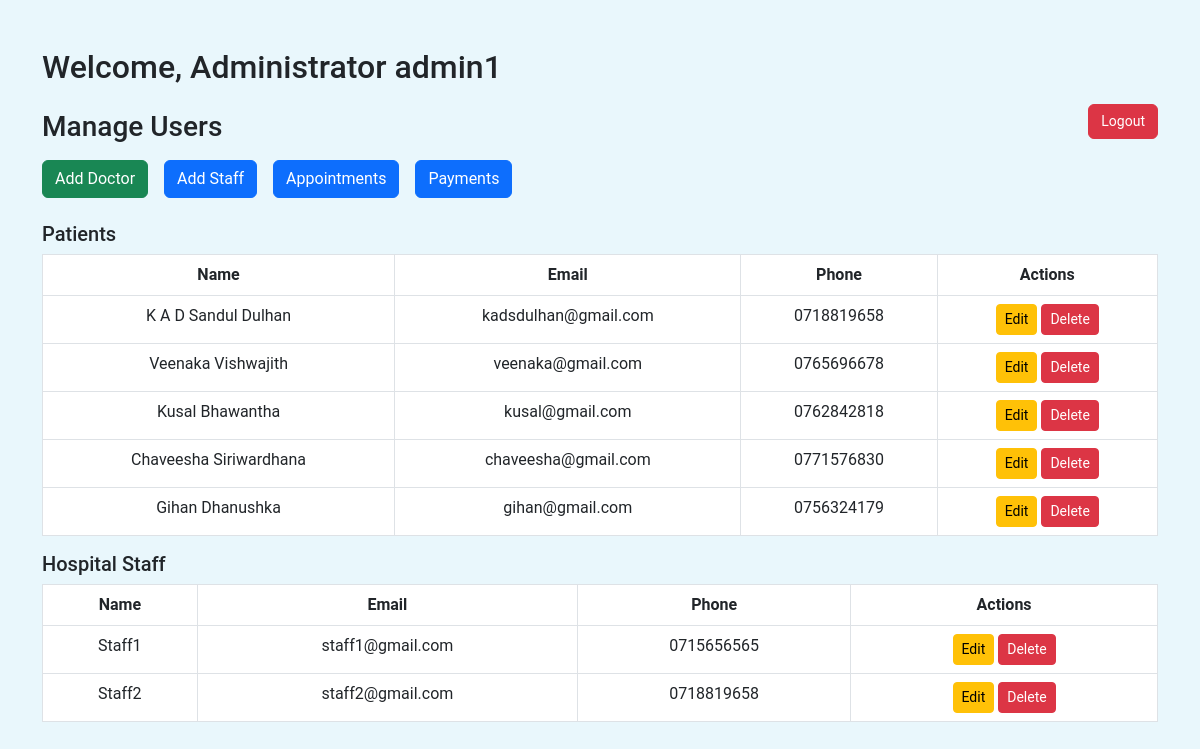
The app's page /admin_dashboard.php (signed in) with its own data.
### tables this page shows
CREATE TABLE `users` (
  `id` int(11) NOT NULL,
  `username` varchar(50) NOT NULL,
  `password` varchar(255) NOT NULL,
  `role` enum('administrator','hospital_staff','patient') NOT NULL,
  `email` varchar(255) NOT NULL,
  `name` varchar(100) NOT NULL,
  `phone` varchar(15) NOT NULL
);

### admin_dashboard.php (the view, shortened to what this page needs)
<?php
require_once 'db_config.php';
$user_id = $_SESSION['user_id'];
$sql = "SELECT * FROM users WHERE id = ? AND role = 'administrator'";
$stmt = $conn->prepare($sql);
$stmt->bind_param("i", $user_id);
$stmt->execute();
$result = $stmt->get_result();
$admin = $result->fetch_assoc();
$patients_sql = "SELECT * FROM users WHERE role = 'patient'";
$staff_sql = "SELECT * FROM users WHERE role = 'hospital_staff'";
$patients_result = $conn->query($patients_sql);
$staff_result = $conn->query($staff_sql);
?>
<!DOCTYPE html>
<html lang="en">
<head>
    <link href="https://cdn.jsdelivr.net/npm/bootstrap@5.3.0-alpha1/dist/css/bootstrap.min.css" rel="stylesheet">
</head>
<body>
    <div class="container mt-5">
        <h2>Welcome, Administrator <?php echo $admin['name']; ?></h2>
        <a href="admin_dashboard.php?logout=true" class="btn btn-danger logout-btn">Logout</a>
        <div class="mt-4">
            <h3>Manage Users</h3>
            <div class="d-flex justify-content-start mt-3">
                <a href="crud-doctors.php" class="btn btn-success me-3">Add Doctor</a>
                <a href="staff.php" class="btn btn-primary me-3">Add Staff</a>
                <a href="crud-appointment.php" class="btn btn-primary me-3">Appointments</a>
                <a href="manage_payments.php" class="btn btn-primary">Payments</a>
            </div>
            <h5 class="mt-4">Patients</h5>
            <table class="table table-bordered">
                <thead>
                    <tr>
                        <th>Name</th>
                        <th>Email</th>
                        <th>Phone</th>
                        <th>Actions</th>
                    </tr>
                </thead>
                <tbody>
                    <?php while ($patient = $patients_result->fetch_assoc()) { ?>
                        <tr>
                            <td><?php echo $patient['name']; ?></td>
                            <td><?php echo $patient['email']; ?></td>
                            <td><?php echo $patient['phone']; ?></td>
                            <td>
                                <button class="btn btn-warning btn-sm" data-bs-toggle="modal" data-bs-target="#editUserModal" data-id="<?php echo $patient['id']; ?>" data-name="<?php echo $patient['name']; ?>" data-email="<?php echo $patient['email']; ?>" data-phone="<?php echo $patient['phone']; ?>">Edit</button>
                                <a href="admin_dashboard.php?delete_user_id=<?php echo $patient['id']; ?>" class="btn btn-danger btn-sm">Delete</a>
                            </td>
                        </tr>
                    <?php } ?>
                </tbody>
            </table>
            <h5>Hospital Staff</h5>
            <table class="table table-bordered">
                <thead>
                    <tr>
                        <th>Name</th>
                        <th>Email</th>
                        <th>Phone</th>
                        <th>Actions</th>
                    </tr>
                </thead>
                <tbody>
                    <?php while ($staff = $staff_result->fetch_assoc()) { ?>
                        <tr>
                            <td><?php echo $staff['name']; ?></td>
                            <td><?php echo $staff['email']; ?></td>
                            <td><?php echo $staff['phone']; ?></td>
                            <td>
                                <button class="btn btn-warning btn-sm" data-bs-toggle="modal" data-bs-target="#editUserModal" data-id="<?php echo $staff['id']; ?>" data-name="<?php echo $staff['name']; ?>" data-email="<?php echo $staff['email']; ?>" data-phone="<?php echo $staff['phone']; ?>">Edit</button>
                                <a href="admin_dashboard.php?delete_user_id=<?php echo $staff['id']; ?>" class="btn btn-danger btn-sm">Delete</a>
                            </td>
                        </tr>
                    <?php } ?>
                </tbody>
            </table>
        </div>
    </div>
</body>
</html>

### admin_dashboard.php (style rules this page uses)
body { background-color: #e9f7fc; font-family: 'Roboto', sans-serif; }
.container { margin-top: 50px; }
.table th, .table td { text-align: center; }
.btn-warning, .btn-danger { font-size: 14px; }
.btn-primary, .btn-success { font-size: 16px; }
.table th, .table td { text-align: center; background-color:#ffff; }
.logout-btn { float: right; margin-top: 10px; font-size: 14px; }

### records on screen
users: name "admin1"
users: name "K A D Sandul Dulhan", email "kadsdulhan@gmail.com", phone "0718819658"
users: name "Veenaka Vishwajith", email "veenaka@gmail.com", phone "0765696678"
users: name "Kusal Bhawantha", email "kusal@gmail.com", phone "0762842818"
users: name "Chaveesha Siriwardhana", email "chaveesha@gmail.com", phone "0771576830"
users: name "Gihan Dhanushka", email "gihan@gmail.com", phone "0756324179"
users: name "Staff1", email "staff1@gmail.com", phone "0715656565"
users: name "Staff2", email "staff2@gmail.com", phone "0718819658"
